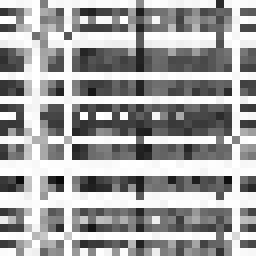
//> input picture new.png, 32 x 32 px (shown 8 times larger)
$ ./opencv_V2 ../new.png ../new.png 3   (built with g++ and OpenCV 4)
//> lines starting //> are read from the running program, lines starting //| are printed output that depends on the picture; after the words box and inside, x2 and y2 are one past the last pixel; in counts of white or black regions, pixels touching at a corner belong together

#include <stdio.h>
#include <opencv2/core/core.hpp>
#include <opencv2/highgui/highgui.hpp>
#include <string.h>
#include <stdlib.h>
#include <math.h>

using namespace cv;


int M;  // number of rows in image
int N;  // number of columns in image
int numBox;
int boxSize;
int box_col; // equals to the box_row

//decimal to binary function
//the decimal is the number that would to tranform
//bits_size is how many binary bits that would to transform
//*binary is the array to store the binary bits
void decimal_to_binary(int decimal, int bits_size, int *binary){
	int digit;
	int n=bits_size-1;
	  for (bits_size=n; bits_size >= 0; bits_size--)
	  {
	    digit = decimal >> bits_size;// csv_number is the number

	    if (digit & 1){

		  binary[n-bits_size]=1;
		}

	    else{

		  binary[n-bits_size]=0;
		}
	  }
}
// [9 lines of commented-out code are left out]

void swap_row(int present_row, int target_row,uchar *p, int M){
	int i;
	int temp;
	for(i=0;i<M;i++){
		temp=p[present_row*M+i];
		p[present_row*M+i]=p[target_row*M+i];
		p[target_row*M+i]=temp;
	}
}

void swap_column(int present_column, int target_column,uchar *p, int N){
	int i;
	int temp;
	for(i=0;i<N;i++){
		temp=p[present_column*N+i];
		p[present_column*N+i]=p[target_column*M+i];
		p[present_column*N+i]=temp;
	}
}

int *rowXOR(uchar *p, int M){

	int i, j;
	int *row_xor;
	row_xor = (int*) malloc(M*sizeof(int));
	if(row_xor == NULL){ printf("Fail to melloc \n\n"); exit(EXIT_FAILURE); }

	for(i=0;i<M;i++){
		row_xor[i] = p[i*M] ;
	}

	for(i=0;i<M;i++){
		for(j=1;j<M;j++){
			row_xor[i] = row_xor[i] ^ p[i*M+j];
		}
	}

	return row_xor;

}

int *colXOR(uchar *p, int M){

	int i, j;
	int *col_xor;
	col_xor = (int*) malloc(M*sizeof(int));
	if(col_xor == NULL){ printf("Fail to melloc \n\n"); exit(EXIT_FAILURE); }

	for(i=0;i<M;i++){
		col_xor[i] = p[i] ;
	}

	for(i=0;i<M;i++){
		for(j=1;j<M;j++){
			col_xor[i] = col_xor[i] ^ p[j*M+i];
		}
	}

	return col_xor;

}

int main(int argc, char *argv[]){
	int i, j;
	int *row_xor, *col_xor;

	if( argc != 4) {
		printf("Usage: input format: <image filename><csv filename><Box size>\n");
		printf("box size should be 2, 4 or 8\n");
		exit(EXIT_FAILURE);
	}


	Mat image;
	image = imread(argv[1], CV_LOAD_IMAGE_GRAYSCALE);
//> image is the input picture: 32 rows x 32 cols, CV_8UC1; min 11, max 255, mean 161.3
	if(! image.data ) {
		fprintf(stderr, "Could not open the image.\n");
		exit(EXIT_FAILURE);
	}
	printf("Loaded image '%s', size = %dx%d (dims = %d).\n", argv[1], image.rows, image.cols, image.dims);
//| Loaded image '../new.png', size = 32x32 (dims = 2).

	// Set up global variables based on image size:
	M = image.rows;
//> M = 32
	N = image.cols;
//> N = 32
	boxSize = atoi(argv[3]);
//> boxSize = 3
	numBox = pow(M / boxSize, 2);
//> numBox = 100
	box_col= M/boxSize;// how many box in one col
//> box_col = 10


	row_xor = (int*) malloc(M*sizeof(int));
	if(row_xor == NULL){ printf("Fail to melloc \n\n"); exit(EXIT_FAILURE); }
	col_xor = (int*) malloc(N*sizeof(int));
	if(col_xor == NULL){ printf("Fail to melloc \n\n"); exit(EXIT_FAILURE); }

	uchar *p = image.data;
	row_xor = rowXOR(p, M);
	col_xor = colXOR(p, M);
	//for(i=0; i< M; i++) printf("row_xor[%d] = %d\n", i, row_xor[i]);
	//for(i=0; i< M; i++) printf("col_xor[%d] = %d\n", i, col_xor[i]);

    char buffer[1024] ;
    char *record,*line;
    i = 0;
    j = 0;
    long long csvMat[numBox][2];

    FILE *fstream = fopen(argv[2],"r");
    if(fstream == NULL)
    {
       	printf("\n file opening failed ");
       	exit(EXIT_FAILURE);
    }
    while((line=fgets(buffer,sizeof(buffer),fstream))!=NULL)
    {
    	j= 0;
      	record = strtok(line,",");
      	while(record != NULL)
      	{
      		csvMat[i][j] = atoll(record) ;
      		//printf("record : %lld at %d, %d \n", csvMat[i][j], i, j) ;
      		record = strtok(NULL,",");
      		j++ ;
      	}
      	++i ;
   }
//> this loop made 7 passes
//> after the loop, j = 1; i = 7

 ///////////////////////////////////////////
//this is the transform of the decimal number to binary
   int bits_size;
   bits_size=boxSize*8;
//> bits_size = 24
   // [10 lines of commented-out code are left out]
   int *binary;
   int *result_matrix;

   binary = (int*) malloc(bits_size*sizeof(int));// this is to store the binary of the box
   if(binary == NULL){ printf("Fail to melloc binary\n\n"); exit(EXIT_FAILURE); }

   result_matrix= (int*) malloc(box_col*sizeof(int));// this is to store the decimal which is transformed from the 8 digits
   if(result_matrix == NULL){ printf("Fail to melloc result_matrix\n\n"); exit(EXIT_FAILURE); }

   int result_xor;// this is to store the final xor of each column and row

/////////////////////////////////////////////////////////////////////////////////////////
/////////////this is the re-swap of the row//////////////////////////////////////////////
    for(int box_index=0;box_index<box_col;box_index++){// for all the box in the image

   		for(int present_row=0;present_row<boxSize;present_row++){// for the one box, which has bits_size rows and cols

   			for(int j=0+box_index*box_col;j<box_col+box_index*box_col;j++){// for every box to calculate the binary and then decimal
   	   			int result=0;
   				decimal_to_binary(csvMat[j][1],bits_size,binary);/////may has some problems this line

   				for(int i=0+8*present_row;i<8+8*present_row;i++){//change the binary to the decimal to XOR
   					result=result+binary[i]*pow(2,7-i-8*present_row);
   				}
   				result_matrix[j]=result;//store every decimal into the matrix
   			}

   			for(int i=0;i<box_col-1;i++){
   	   			result_matrix[i+1]=result_matrix[i]^result_matrix[i+1];//XOR every decial of the row or column
   			}
   			result_xor = result_matrix[box_col-1];//get the last one, which is the final result of the XOR

   			for(int i=present_row;i<M;i++){//swap from this line
   				if(result_xor==row_xor[i]){// if find the targets, then swap
   					swap_row(present_row,i, p, M);
   					break;
   				}
   			}
   		}
   	}
//> this loop made 10 passes
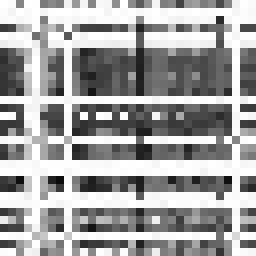
//> image: 32 rows x 32 cols, CV_8UC1 (shown 8 times larger); 12.3% of pixels changed, all inside (x1, y1, x2, y2) = (0, 0, 32, 10)
//> after the loop, result_xor = 0
/////////////////////////////////////////////////////////////////////////////////////////
/////////////this is the re-swap of the column///////////////////////////////////////////
//> (the run ends here: the program crashes, at `for(int box_index=0;box_index<box_col;box_index++)`)

$ run again, with medium.png_scrambled.png copied over new.png
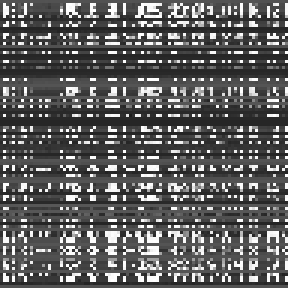
//> input picture medium.png_scrambled.png, 96 x 96 px (shown 3 times larger)
//> image is the input picture: 96 rows x 96 cols, CV_8UC1; min 30, max 255, mean 94.6
//| Loaded image '../new.png', size = 96x96 (dims = 2).
//> boxSize = 3
//> numBox = 1024
//> box_col = 32
//> the loop `while((line=fgets(buffer,sizeof(buffer),fstream))!=NULL)` made 28 passes
//> after the loop `while((line=fgets(buffer,sizeof(buffer),fstream))!=NULL)`: j = 1; i = 28
//> bits_size = 24
//> the loop `for(int box_index=0;box_index<box_col;box_index++)` made 32 passes
//> after the loop `for(int box_index=0;box_index<box_col;box_index++)`:
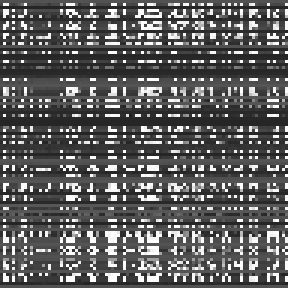
//> image: 96 rows x 96 cols, CV_8UC1 (shown 3 times larger); 3.11% of pixels changed, all inside (x1, y1, x2, y2) = (0, 1, 96, 10)
//> after the loop `for(int box_index=0;box_index<box_col;box_index++)`: result_xor = 0
